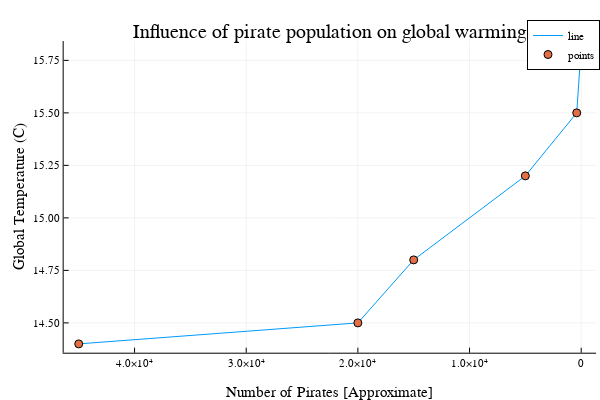

Notebook code cell kept with this figure:
### Markdown cell above
This still doesn't look quite right. The number of pirates has decreased since 1860, so reading the plot from left to right is like looking backwards in time rather than forwards. Let's flip the x axis to better see how pirate populations have caused global temperatures to change over time!

### Code cell
xflip!()

### Figure 1 — Plotly figure (JSON) as saved in the notebook; plotly's stock layout.template omitted (floating-point values rounded to 4 significant figures)
{"data": [{"colorbar": {"title": ""}, "legendgroup": "line", "line": {"color": "rgba(0, 154, 250, 1.000)", "dash": "solid", "shape": "linear", "width": 1}, "mode": "lines", "name": "line", "showlegend": true, "type": "scatter", "x": [45000, 20000, 15000, 5000, 400, 17], "xaxis": "x", "y": [14.4, 14.5, 14.8, 15.2, 15.5, 15.8], "yaxis": "y", "zmax": null, "zmin": null}, {"colorbar": {"title": ""}, "legendgroup": "points", "marker": {"color": "rgba(227, 111, 71, 1.000)", "line": {"color": "rgba(0, 0, 0, 1.000)", "width": 1}, "size": 8, "symbol": "circle"}, "mode": "markers", "name": "points", "showlegend": true, "type": "scatter", "x": [45000, 20000, 15000, 5000, 400, 17], "xaxis": "x", "y": [14.4, 14.5, 14.8, 15.2, 15.5, 15.8], "yaxis": "y", "zmax": null, "zmin": null}], "layout": {"annotations": [{"font": {"color": "rgba(0, 0, 0, 1.000)", "family": "sans-serif", "size": 20}, "rotation": 0, "showarrow": false, "text": "Influence of pirate population on global warming", "x": 0.5498, "xanchor": "center", "xref": "paper", "y": 1, "yanchor": "top", "yref": "paper"}], "height": 400, "legend": {"bgcolor": "rgba(255, 255, 255, 1.000)", "bordercolor": "rgba(0, 0, 0, 1.000)", "borderwidth": 1, "font": {"color": "rgba(0, 0, 0, 1.000)", "family": "sans-serif", "size": 11}, "title": {"font": {"color": "rgba(0, 0, 0, 1.000)", "family": "sans-serif", "size": 15}, "text": ""}, "tracegroupgap": 0, "traceorder": "normal", "x": 1, "xanchor": "auto", "y": 1, "yanchor": "auto"}, "margin": {"b": 20, "l": 0, "r": 0, "t": 20}, "paper_bgcolor": "rgba(255, 255, 255, 1.000)", "plot_bgcolor": "rgba(255, 255, 255, 1.000)", "showlegend": true, "width": 600, "xaxis": {"anchor": "y", "domain": [0.1061, 0.9934], "gridcolor": "rgba(0, 0, 0, 0.100)", "gridwidth": 0.5, "linecolor": "rgba(0, 0, 0, 1.000)", "mirror": false, "range": [46350.0, -1332.0], "showgrid": true, "showline": true, "showticklabels": true, "tickangle": 0, "tickcolor": "rgb(0, 0, 0)", "tickfont": {"color": "rgba(0, 0, 0, 1.000)", "family": "sans-serif", "size": 11}, "tickmode": "array", "ticks": "inside", "ticktext": ["0", "1.0×10⁴", "2.0×10⁴", "3.0×10⁴", "4.0×10⁴"], "tickvals": [0, 10000, 20000, 30000, 40000], "title": "Number of Pirates [Approximate]", "titlefont": {"color": "rgba(0, 0, 0, 1.000)", "family": "sans-serif", "size": 15}, "type": "-", "visible": true, "zeroline": false, "zerolinecolor": "rgba(0, 0, 0, 1.000)"}, "yaxis": {"anchor": "x", "domain": [0.07581, 0.9415], "gridcolor": "rgba(0, 0, 0, 0.100)", "gridwidth": 0.5, "linecolor": "rgba(0, 0, 0, 1.000)", "mirror": false, "range": [14.36, 15.84], "showgrid": true, "showline": true, "showticklabels": true, "tickangle": 0, "tickcolor": "rgb(0, 0, 0)", "tickfont": {"color": "rgba(0, 0, 0, 1.000)", "family": "sans-serif", "size": 11}, "tickmode": "array", "ticks": "inside", "ticktext": ["14.50", "14.75", "15.00", "15.25", "15.50", "15.75"], "tickvals": [14.5, 14.75, 15, 15.25, 15.5, 15.75], "title": "Global Temperature (C)", "titlefont": {"color": "rgba(0, 0, 0, 1.000)", "family": "sans-serif", "size": 15}, "type": "-", "visible": true, "zeroline": false, "zerolinecolor": "rgba(0, 0, 0, 1.000)"}}}
